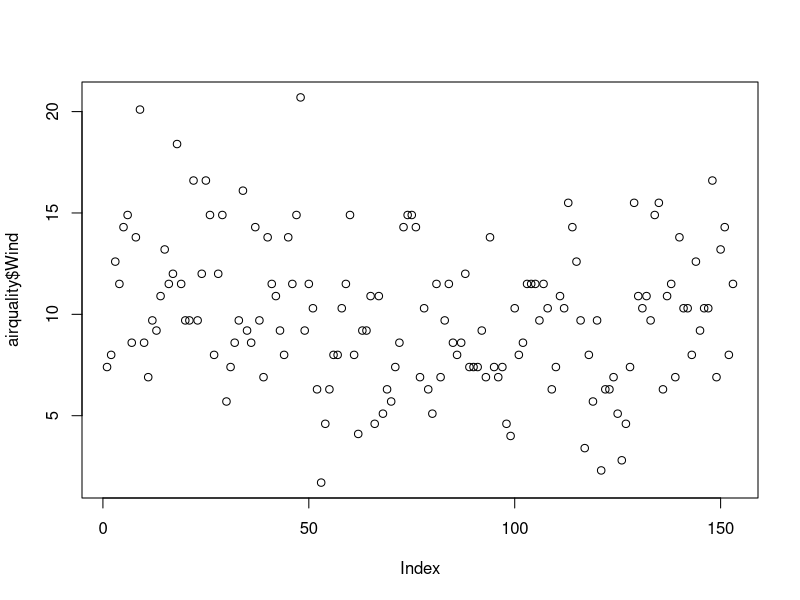
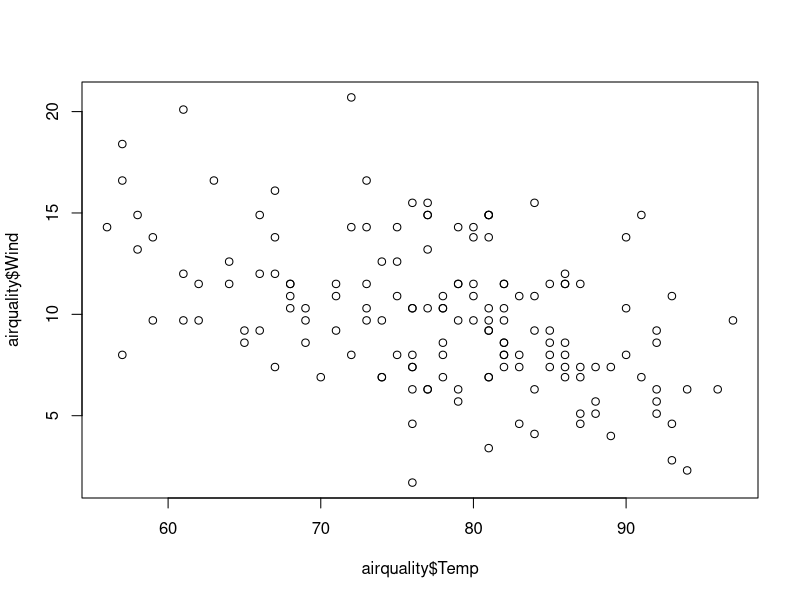
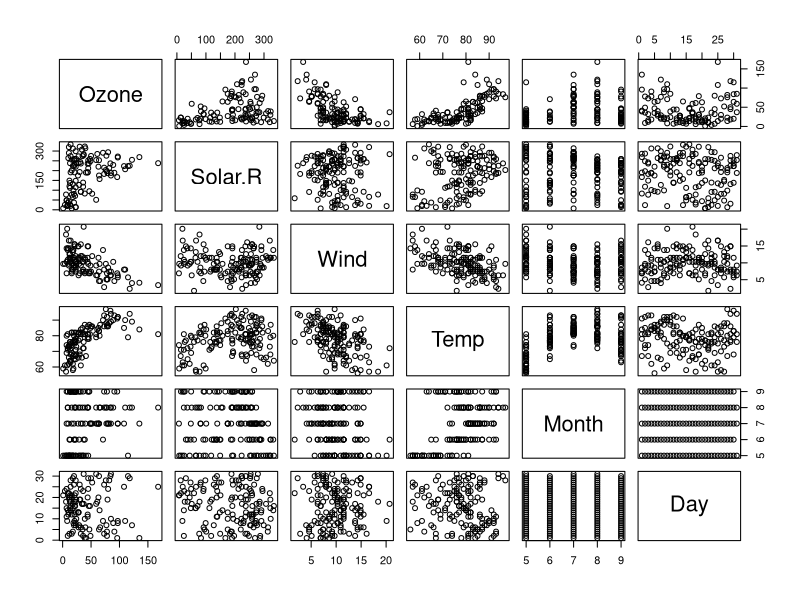
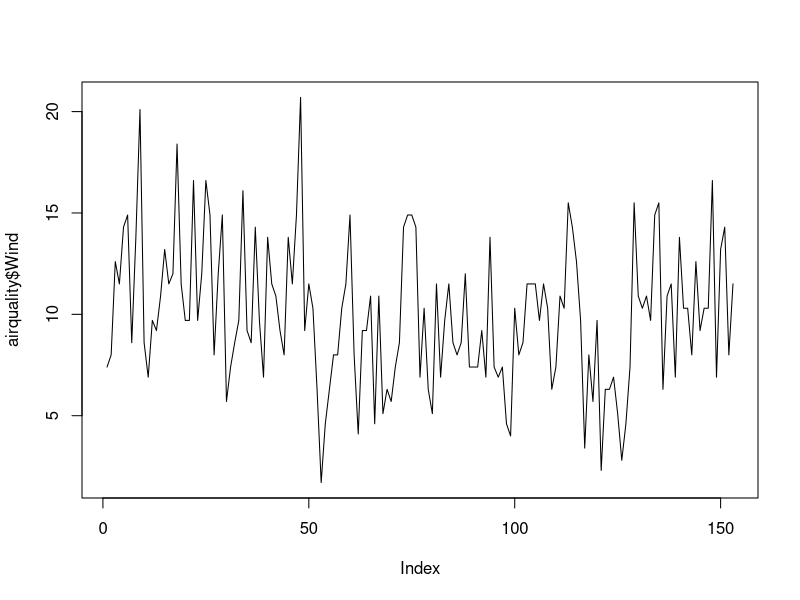
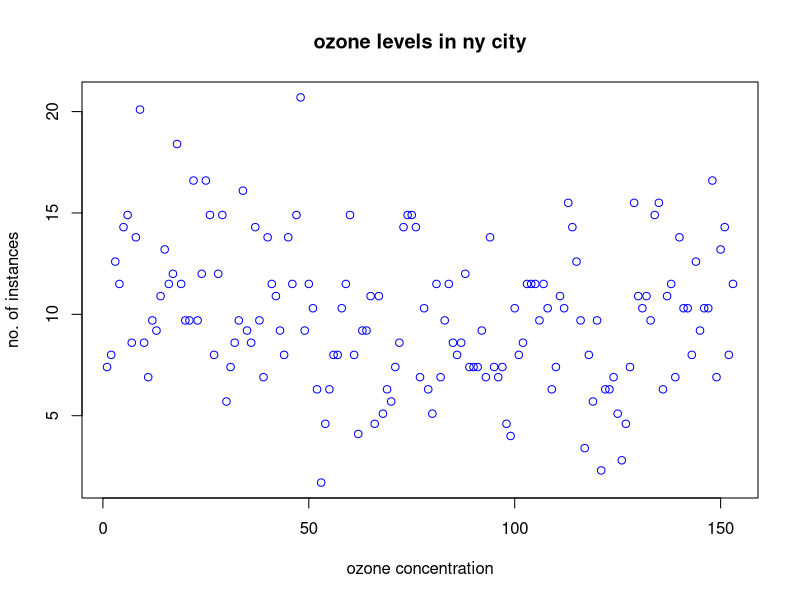
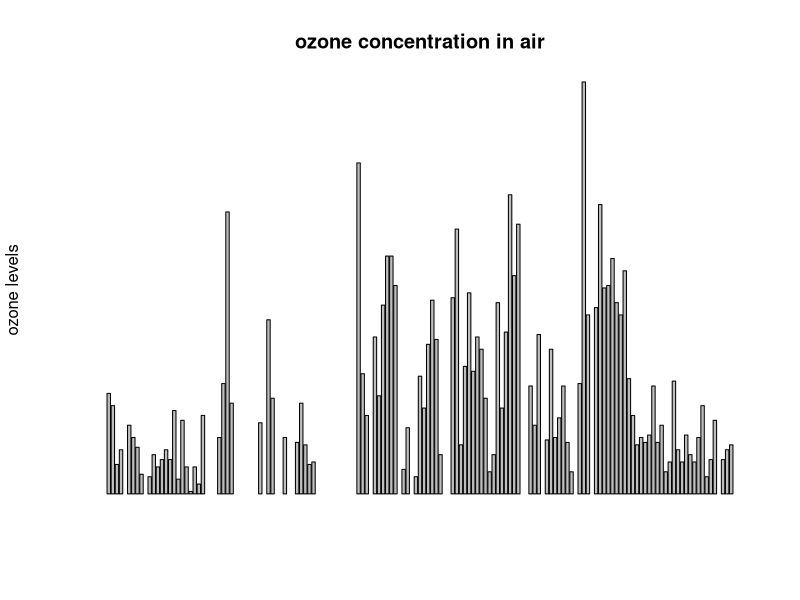
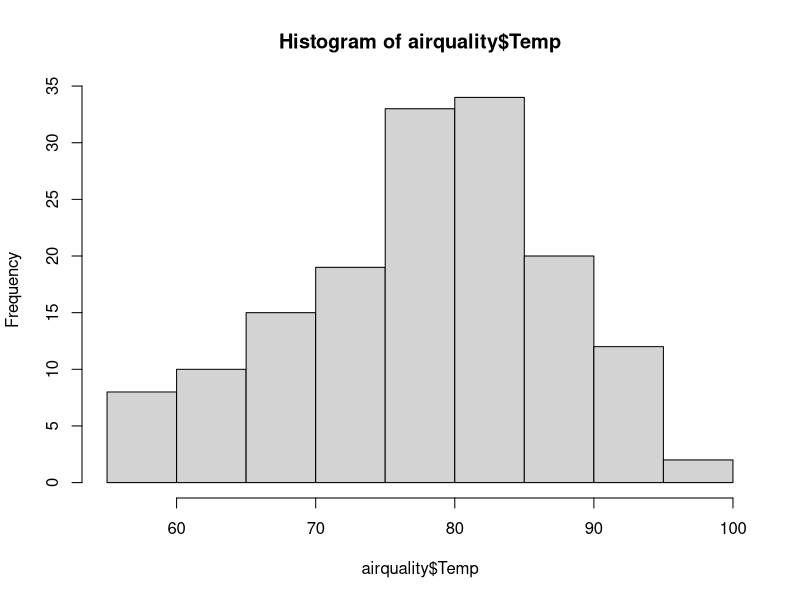
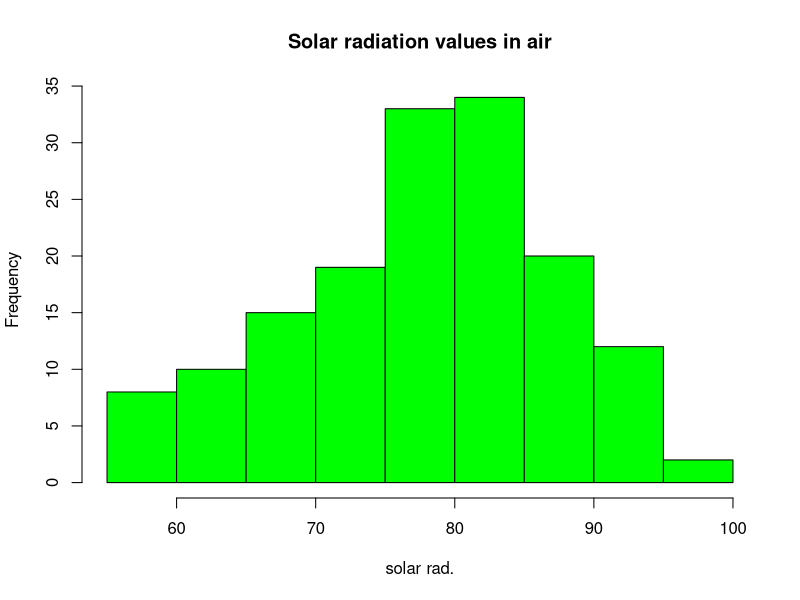

Here is the R script that generated these plots, in order:
airquality<-datasets::airquality

#top 10 rows and last 10 rows
head(airquality,10)
tail(airquality,10)

# columns
airquality[,c(1,2)]

df<-airquality[-6]

airquality$Temp

#####Summary of the data

summary(airquality$Ozone)

summary(airquality)

#######Plots

plot(airquality$Wind)
plot(airquality$Temp,airquality$Wind,type = "p")
plot(airquality)

########points and lines
plot(airquality$Wind, type="l")    #p :points, l:lines, b=both
plot(airquality$Wind,xlab='ozone concentration', ylab='no. of instances',main='ozone levels in ny city',col='blue')


####Horizontal bar plot
barplot(airquality$Ozone,main='ozone concentration in air',ylab='ozone levels', horiz = F,axes=F)

#Histogram
hist(airquality$Temp)
hist(airquality$Temp,main='Solar radiation values in air',xlab='solar rad.',col='green')

#Single box plot
boxplot(airquality$Wind,main='Boxplot')
boxplot.stats(airquality$Wind)$out

#multiple boxplots
boxplot(airquality[,1:4],main='multiple')

#margin of the grid (mar) par(mar = c(bottom, left, top, right))
#no of rows and columns(mfrow),
#whether a border is to be included(bty)
#and position of the
#labels(las:1 for horizontal, las:0 for vertical)
#bty- box around the plot
par(mfrow=c(3,3),mar=c(2,5,2,1),las=1,bty="o")
plot(airquality$Ozone)
plot(airquality$Ozone,airquality$Wind)
plot(airquality$Ozone,type="l")
plot(airquality$Ozone,type="l")
plot(airquality$Ozone,type="l")
barplot(airquality$Ozone,main="ozone conc.",xlab='ozone lev',col='green',horiz=TRUE)
hist(airquality$Solar.R)
boxplot(airquality$Solar.R)
boxplot(airquality[,0:4],main='multiple box')
